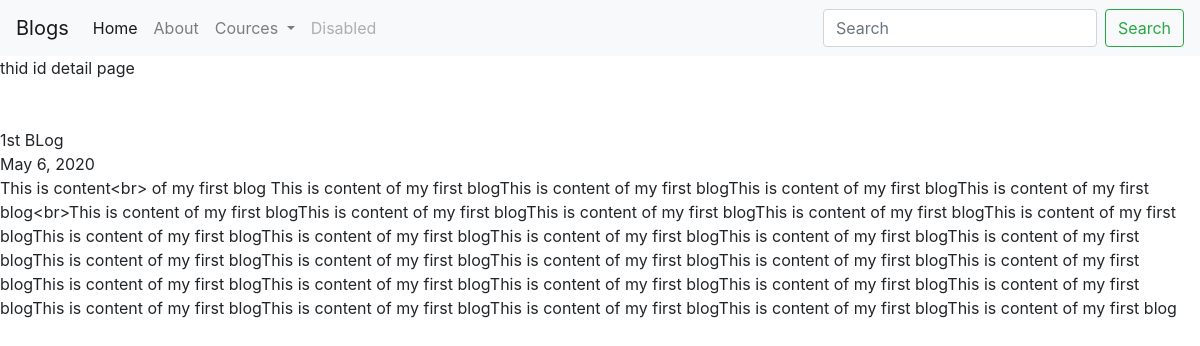
Page /blog/1/ on the committed database.
### blog/models.py (models this page shows, shortened)
class Blog(models.Model):
	title = models.CharField(max_length=200)
	data = models.TextField()
	date = models.DateField()

### blog/views.py (the view)
# urls.py: path('<int:blog_id>/', views.detail, name='detail'),
def detail(request, blog_id):
	bg=get_object_or_404(Blog, pk=blog_id)
	return render(request, 'blog/detail.html', {'bg':bg})

### blog/templates/blog/detail.html
{% extends 'port/base.html'%}
{% block content %}
thid id detail page  <br> <br> <br>
{{bg.title}}<br>
{{bg.date}}<br>
{{bg.data}}
{% endblock%}

### rows in the picture
Blog: title "1st BLog", date "May 6, 2020", data "This is content<br> of my first blog This is content of my first blogThis is content of my first blogThis is content of my first blogThis is content of my first blog<br>This is content of my first blogThis is content of my first blogThis is content of my first blogThis is content of my first blogThis is content of my first blogThis is content of my first blogThis is content of my first blogThis is content of my first blogThis is content of my first blogThis is content of my first blogThis is content of my first blogThis is content of my first blogThis is content of my first blogThis is content of my first blogThis is content of my first blogThis is content of my first blogThis is content of…"
